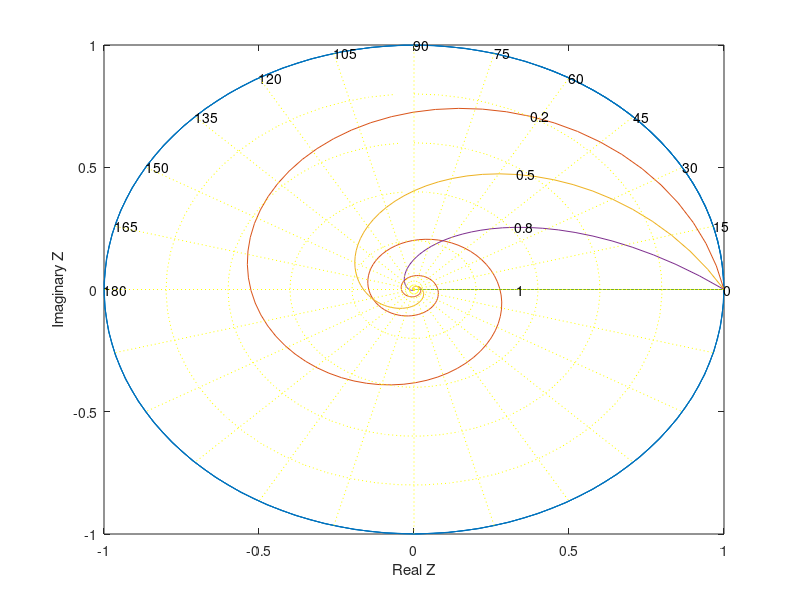

Recreate this plot in MATLAB.
zeta = [0 .2 .5 .8 1]'; zeta2 = sqrt(1-zeta.^2);
WnT = linspace(0,20,200);
z = exp(-zeta*WnT).*(cos(zeta2*WnT)-sqrt(-1)*sin(zeta2*WnT));
axis('square'); plot(z','-'); hold on;
for v = 0:15:180;
  text(cos(v*pi/180),sin(v*pi/180),num2str(v));
end;
for v = 0:15:360; plot([0 cos(v*pi/180)],[0 sin(v*pi/180)],'y:'); end;
for v = .2:.2:.8; plot(v*sin(0:.1:2*pi),v*cos(0:.1:2*pi),'y:'); end;
for i = 2:length(zeta);
  text(real(z(i,12)),-imag(z(i,12)),num2str(zeta(i)));
end;
xlabel('Real Z'); ylabel('Imaginary Z'); 
axis('normal'); hold off;
